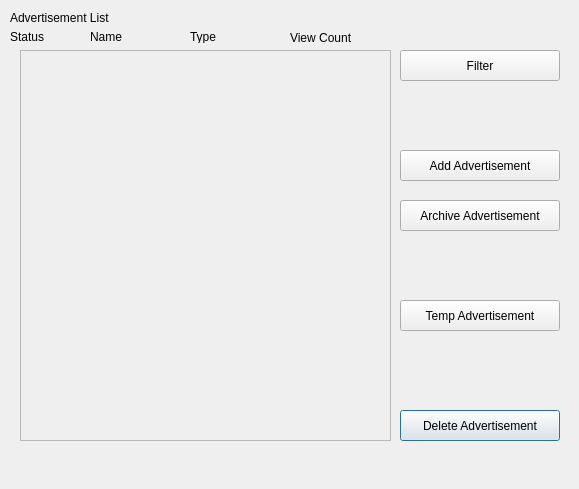
<?xml version="1.0" encoding="UTF-8"?>
<ui version="4.0">
 <class>Dialog</class>
 <widget class="QDialog" name="Dialog">
  <property name="geometry">
   <rect>
    <x>0</x>
    <y>0</y>
    <width>579</width>
    <height>489</height>
   </rect>
  </property>
  <property name="windowTitle">
   <string>Dialog</string>
  </property>
  <widget class="QPushButton" name="delete_advertisement_bt">
   <property name="geometry">
    <rect>
     <x>400</x>
     <y>410</y>
     <width>160</width>
     <height>31</height>
    </rect>
   </property>
   <property name="text">
    <string>Delete Advertisement</string>
   </property>
  </widget>
  <widget class="QLabel" name="label">
   <property name="geometry">
    <rect>
     <x>10</x>
     <y>10</y>
     <width>111</width>
     <height>16</height>
    </rect>
   </property>
   <property name="text">
    <string>Advertisement List</string>
   </property>
  </widget>
  <widget class="QLabel" name="label_5">
   <property name="geometry">
    <rect>
     <x>290</x>
     <y>30</y>
     <width>61</width>
     <height>16</height>
    </rect>
   </property>
   <property name="text">
    <string>View Count</string>
   </property>
  </widget>
  <widget class="QScrollArea" name="scrollArea">
   <property name="geometry">
    <rect>
     <x>20</x>
     <y>50</y>
     <width>371</width>
     <height>391</height>
    </rect>
   </property>
   <property name="widgetResizable">
    <bool>true</bool>
   </property>
   <widget class="QWidget" name="scrollAreaWidgetContents">
    <property name="geometry">
     <rect>
      <x>0</x>
      <y>0</y>
      <width>369</width>
      <height>389</height>
     </rect>
    </property>
   </widget>
  </widget>
  <widget class="QPushButton" name="add_advertisement_bt">
   <property name="geometry">
    <rect>
     <x>400</x>
     <y>150</y>
     <width>160</width>
     <height>31</height>
    </rect>
   </property>
   <property name="text">
    <string>Add Advertisement</string>
   </property>
  </widget>
  <widget class="QLabel" name="label_3">
   <property name="geometry">
    <rect>
     <x>90</x>
     <y>30</y>
     <width>47</width>
     <height>13</height>
    </rect>
   </property>
   <property name="text">
    <string>Name</string>
   </property>
  </widget>
  <widget class="QPushButton" name="archive_advertisement_bt">
   <property name="geometry">
    <rect>
     <x>400</x>
     <y>200</y>
     <width>160</width>
     <height>31</height>
    </rect>
   </property>
   <property name="text">
    <string>Archive Advertisement</string>
   </property>
  </widget>
  <widget class="QLabel" name="label_4">
   <property name="geometry">
    <rect>
     <x>10</x>
     <y>30</y>
     <width>47</width>
     <height>13</height>
    </rect>
   </property>
   <property name="text">
    <string>Status</string>
   </property>
  </widget>
  <widget class="QLabel" name="label_6">
   <property name="geometry">
    <rect>
     <x>190</x>
     <y>30</y>
     <width>47</width>
     <height>13</height>
    </rect>
   </property>
   <property name="text">
    <string>Type</string>
   </property>
  </widget>
  <widget class="QPushButton" name="temp_advert_bt">
   <property name="geometry">
    <rect>
     <x>400</x>
     <y>300</y>
     <width>160</width>
     <height>31</height>
    </rect>
   </property>
   <property name="text">
    <string>Temp Advertisement</string>
   </property>
  </widget>
  <widget class="QPushButton" name="filter_advertisements_bt">
   <property name="geometry">
    <rect>
     <x>400</x>
     <y>50</y>
     <width>160</width>
     <height>31</height>
    </rect>
   </property>
   <property name="text">
    <string>Filter</string>
   </property>
  </widget>
 </widget>
 <resources/>
 <connections/>
</ui>
